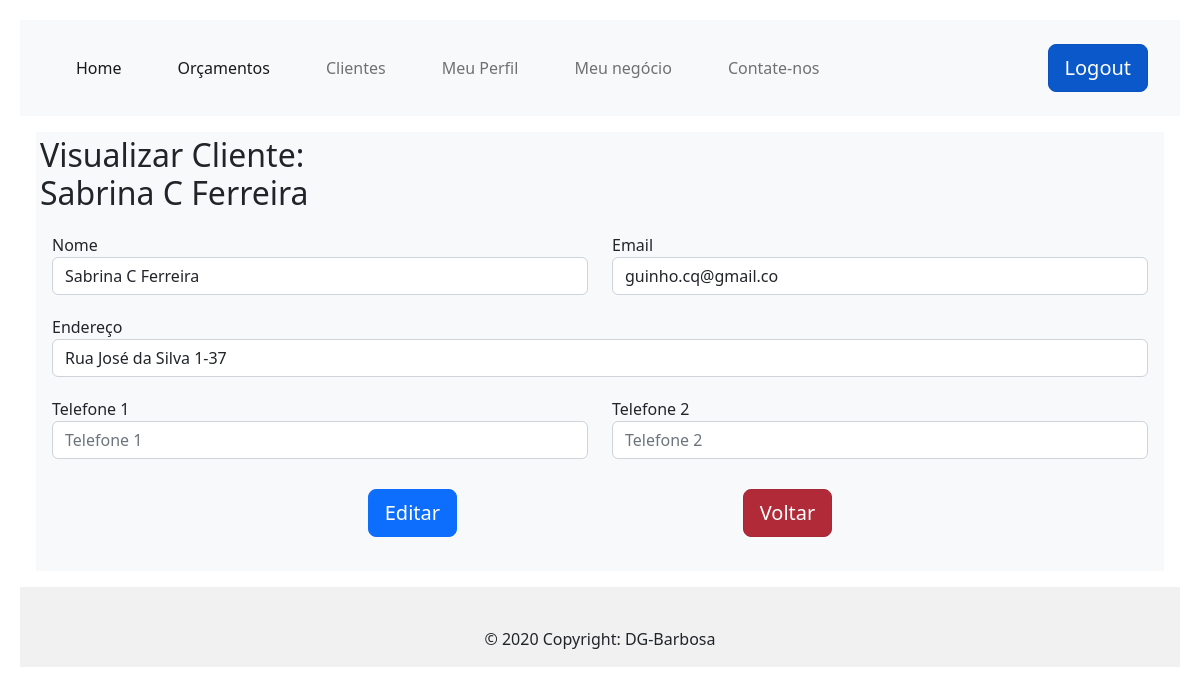
The page /viewClient/3 (signed in) on the database as committed earlier.
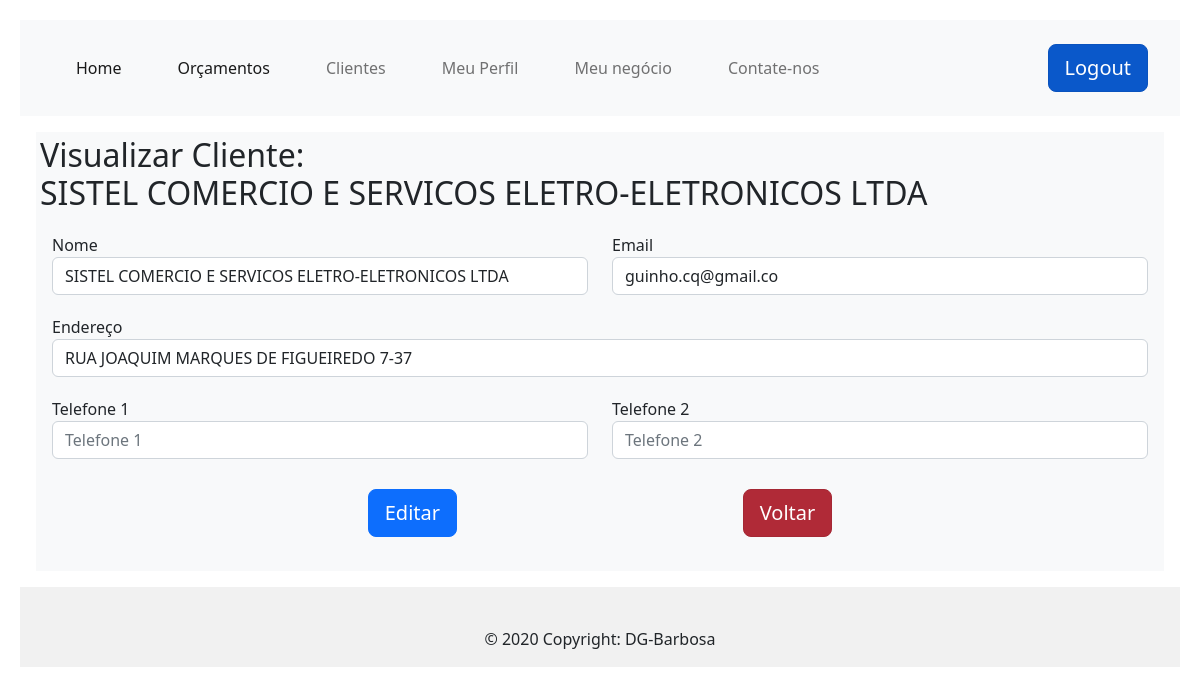
The same page on the database as committed later.
### app/models/tables.py (models this page shows, shortened)
class Clients(db.Model):
    _tablename__ = "clients"
    id = db.Column(db.Integer, primary_key=True, autoincrement=True)
    name = db.Column(db.String(150))
    email = db.Column(db.String, unique=True)
    address = db.Column(db.String)
    phone = db.Column(db.String)
    phone2 = db.Column(db.String)

### app/controllers/default.py (the view)
@app.route('/viewClient/<int:id>', methods=['GET'])
def view(id):
    client = Clients.query.filter_by(id=id).first_or_404()
    return render_template('viewClient.html', client=client)

### app/controllers/default.py (called while the page is built)
@lm.user_loader
def load_user(id):
    return User.query.filter_by(id=id).first()

### app/models/tables.py (called while the page is built)
    @property
    def is_authenticated(self):
        return True

### app/templates/viewClient.html
{% extends "base.html" %}
{% block conteudo %}
<div class="position-relative overflow-hidden p-3 p-md-1 m-md-3 bg-light">
    <h2>Visualizar Cliente: <br> {{ client.name }}</h2>
    <form action="/view/{{ client.id }}" class="container" method="GET">
        <div class=" row" style="margin-top: 20px; margin-bottom: 0px">
            <div class="col">
                <label for="">Nome</label>
                <input type="text" id="nome" name="nome" class="form-control" placeholder="Nome"
                    value="{{ client.name }}">
            </div>
            <div class="col">
                <label for="">Email</label>
                <input type="text" name="email" id="email" class="form-control" placeholder="exemplo@email.com"
                    value="{{ client.email }}">
            </div>
        </div>
        <div class="row" style="margin-top: 20px;">
            <div class="col">
                <label for="">Endereço</label>
                <input type="text" class="form-control" id="endereco" name="endereco" placeholder="Endereço"
                    value="{{ client.address }}">
            </div>
        </div>
        <div class="row" style="margin-top: 20px;">
            <div class="col">
                <label for="">Telefone 1</label>
                <input type="tel" class="form-control" placeholder="Telefone 1" id="telefone" name="telefone"
                    value="{{ client.phone }}">
            </div>
            <div class="col">
                <label for="">Telefone 2</label>
                <input type="tel" class="form-control" placeholder="Telefone 2" id="telefone2" name="telefone2"
                    value="{{ client.phone2 }}">
            </div>
        </div>
        <div class="buttons" style="display: flex; justify-content: space-evenly; margin: 30px;">
            <a href="/edit/{{ client.id }}">
                <input type="button" class="btn btn-primary btn-lg"  value="Editar">
            </a>
            <input type="reset" class="btn btn-danger btn-lg active" name="voltar" onclick="history.back()" value="Voltar">
        </div>
    </form>
    {% endblock conteudo %}

### app/templates/base.html (shortened to what this page needs)
<!doctype html>
<html lang="pt-br">
<head>
  <link rel=stylesheet type=text/css href="{{ url_for('static', filename='css/style.css') }}">
  <link href="https://cdn.jsdelivr.net/npm/bootstrap@5.2.3/dist/css/bootstrap.min.css" rel="stylesheet"
>
</head>
<body>
  <nav class="navbar navbar-expand-lg bg-light">
    <div class="container-fluid">
      <div class="collapse navbar-collapse" id="navbarNav">
        <ul class="navbar-nav">
          <li class="nav-item">
            <a class="nav-link active" aria-current="page" href="/">Home</a>
          </li>
          <li class="nav-item">
            <a class="nav-link active" aria-current="page" href="/orcamentos">Orçamentos</a>
          </li>
          <li class="nav-item">
            <a class="nav-link" href="/clients">Clientes</a>
          </li>
          <li class="nav-item">
            <a class="nav-link" href="/perfil">Meu Perfil</a>
          </li>
          <li class="nav-item">
            <a class="nav-link" href="/negocio">Meu negócio</a>
          </li>
          <li class="nav-item">
            <a class="nav-link" href="/contatos">Contate-nos</a>
          </li>
        </ul>
        <div class="login">
          {% if current_user.is_authenticated %}
          <a href="{{ url_for('logout') }}" class="btn btn-primary btn-lg active" role="button"
            aria-pressed="true">Logout</a>
          {% else %}
          <a href="{{ url_for('login') }}" class="btn btn-primary btn-lg active" role="button"
            aria-pressed="true">Login</a>
          <a href="{{ url_for('cadastro_user') }}" class="btn btn-secondary btn-lg active" role="button" aria-pressed="true">Inscrever-se</a>
          {% endif %}
        </div>
      </div>
    </div>
  </nav>
  {% if current_user.is_authenticated %}
  <div>
    {% block conteudo %}
    {% endblock %}
  </div>
  {% endif %}
  <footer class="text-center text-white" style="background-color: #f1f1f1;">
    <div class="container pt-4">
      <div class="text-center text-dark p-3">
        © 2020 Copyright: DG-Barbosa
      </div>
  </footer>
</body>
</html>

### app/static/css/style.css (style rules this page uses)
body { padding: 20px; background-color: black; }
.nav-item { padding: 20px; }
a:link { text-decoration: none; }
.login { margin-left: 200px; }

Rows that differ between the two databases and show on the page:
changed Clients "guinho.cq@gmail.co": name "Sabrina C Ferreira" → "SISTEL COMERCIO E SERVICOS ELETRO-ELETRONICOS LTDA"; nome "Sabrina C Ferreira" → "SISTEL COMERCIO E SERVICOS ELETRO-ELETRONICOS LTDA"; endereco "Rua José da Silva 1-37" → "RUA JOAQUIM MARQUES DE FIGUEIREDO 7-37"
